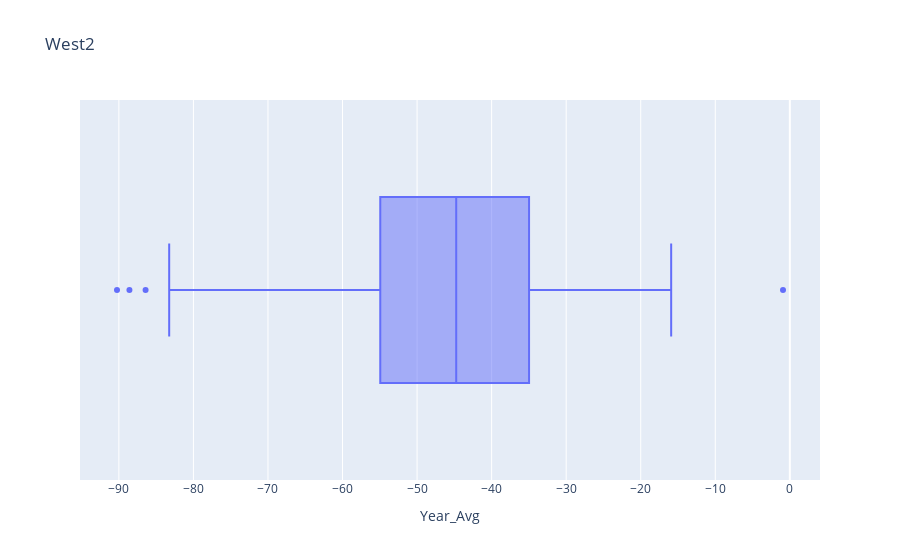

Write notebook code for a chart like this one.
### Code cell
import plotly.express as px
px.box(w2_year_avg, x='Year_Avg', title='West2')

### Figure 1 — Plotly figure (JSON) as saved in the notebook; plotly's stock layout.template omitted (floating-point values rounded to 4 significant figures; data arrays with more than 128 entries replaced by an {"elided": "..."} marker saying what was removed)
{"data": [{"alignmentgroup": "True", "hovertemplate": "Year_Avg=%{x}<extra></extra>", "legendgroup": "", "marker": {"color": "#636efa"}, "name": "", "notched": false, "offsetgroup": "", "orientation": "h", "showlegend": false, "type": "box", "x": {"elided": "141 float values"}, "x0": " ", "xaxis": "x", "y0": " ", "yaxis": "y"}], "layout": {"boxmode": "group", "legend": {"tracegroupgap": 0}, "title": {"text": "West2"}, "xaxis": {"anchor": "y", "domain": [0, 1], "title": {"text": "Year_Avg"}}, "yaxis": {"anchor": "x", "domain": [0, 1]}}}
